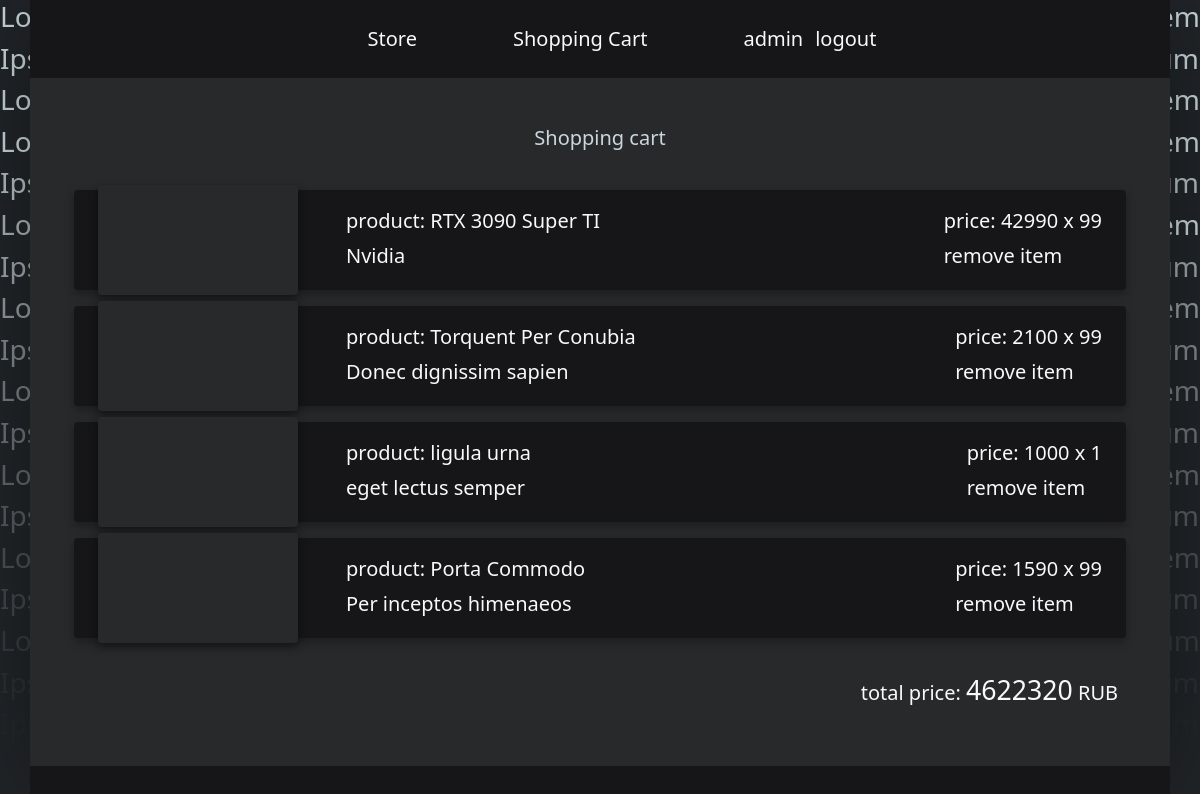
The app's page /cart (signed in) with its own data.
### store/models.py (models this page shows, shortened)
class CartItem(models.Model):
    owner = models.ForeignKey(User, on_delete=models.CASCADE)
    item = models.ForeignKey(Item, on_delete=models.CASCADE)
    quantity = models.IntegerField()

class Item(models.Model):
    name = models.CharField('Item Name', max_length=60, default="Placeholder")
    sentence = models.CharField('Item Sentence', max_length=60)
    img_url = models.URLField('Item Image Url')
    descripotion = models.TextField('Item Description')
    price = models.IntegerField()

### store/views.py (the view)
# urls.py: path('cart', views.cart, name="cart"),
@login_required(login_url="login")
def cart(req):
    try:
        cart_items = CartItem.objects.filter(owner=req.user).order_by('-id')
        total_cost = sum([entry.item.price * entry.quantity for entry in cart_items])
    except CartItem.DoesNotExist:
        cart_items = []
        total_cost = 0
    context = {
        "cart_items": cart_items,
        "total_cost": total_cost
    }
    return render(req, 'store/cart.html', context)

### store/templates/store/cart.html (shortened to what this page needs)
{% extends 'layout.html' %}
{% load static %}
{% block content %}
<div class="row p-4 bg-dark d-flex align-items-start" style="min-height: 70vh;">
    <div>
        <h5 class='lead text-center text-light p-4 text-ipsum'>Shopping cart</h5>
        {% if cart_items %}
            {% for item in cart_items %}
            <div class="m-2 mt-3 p-4 rounded d-flex justify-content-between align-items-center bg-primary" style="box-shadow: 0px 4px 10px rgba(0, 0, 0, 0.308); height: 100px;">
                <div class="d-flex">
                    <div class="bg-dark rounded" style="width: 200px; box-shadow: 0px 4px 10px rgba(0, 0, 0, 0.445);">
                        <a href="{% url 'item_detail' item.item.id %}" class="text-decoration-none">
                        <div class="rounded" style='height: 100%; width: 100%; background-image: url("{{item.item.img_url}}"); background-size: cover; background-position: center;'></div>
                        </a>
                    </div>
                    <div class="ms-4 p-4">
                        <h4 class="lead text-light">product: <strong>{{item.item.name}}</strong></h4>
                        <div class="lead text-light">{{item.item.sentence}}</div>
                    </div>
                </div>
                <div class="">
                    <h4 class="lead text-light"><strong>price: {{item.item.price}} x {{item.quantity}}</strong></h4>
                    <a href="{% url 'delete_cart_item' item_id=item.id %}" onClick="return window.confirm('точно хочешь удалить?');" class="lead text-decoration-none text-light"><strong>remove item</strong></a>
                </div>
            </div>
            {% endfor %}
            <div class="d-flex w-100 justify-content-end p-4 m-2">
                <div class="lead text-light">total price: <strong> <span id="total_cost" style="font-size: 20pt;">{{total_cost}}</span></strong> RUB</div>
            </div>
        {% endif %}
    </div>
</div>
{% endblock %}

### templates/header.html (shortened to what this page needs)
 <div class="container">
    <header class="d-flex justify-content-center py-3">
      <ul class="nav nav-pills">
        <li class="nav-item"><a href="{% url 'store' %}" class="ps-5 pe-5 text-light lead nav-link">Store</a></li>
        <li class="nav-item"><a href="{% url 'cart' %}" class="ps-5 pe-5  text-light lead nav-link">Shopping Cart</a></li>
        {% if request.user.is_authenticated %}
          <li class="nav-item"><a href="{% url 'cart' %}" class="ps-5 pe-2 text-light lead nav-link"><strong>{{request.user.username}}</strong></a></li>
          <li class="nav-item"><a href="{% url 'logout' %}" class="ps-1 pe-1  text-light lead nav-link">logout</a></li>
        {% else %}
          <li class="nav-item"><a href="{% url 'login' %}" class="ps-5 pe-2 text-light lead nav-link"><strong>login</strong></a></li>
          <li class="nav-item"><a href="{% url 'register' %}" class="ps-1 pe-1 text-light lead nav-link">register</a></li>
        {% endif %}
      </ul>
    </header>
  </div>

### static/css/style.css (style rules this page uses)
body { background: rgb(33,37,41); background: linear-gradient(0deg, rgba(33,37,41,1) 0%, rgba(255,160,136,0.4514180672268907) 100%); }

### records on screen
CartItem: item.name "RTX 3090 Super TI", item.sentence "Nvidia", item.price "42990", quantity "99"
CartItem: item.name "Torquent Per Conubia", item.sentence "Donec dignissim sapien", item.price "2100", quantity "99"
CartItem: item.name "ligula urna", item.sentence "eget lectus semper", item.price "1000", quantity "1"
CartItem: item.name "Porta Commodo", item.sentence "Per inceptos himenaeos", item.price "1590", quantity "99"

### other values on screen
{{ request.user.username }} "admin"
{{ total_cost }} "4622320"
